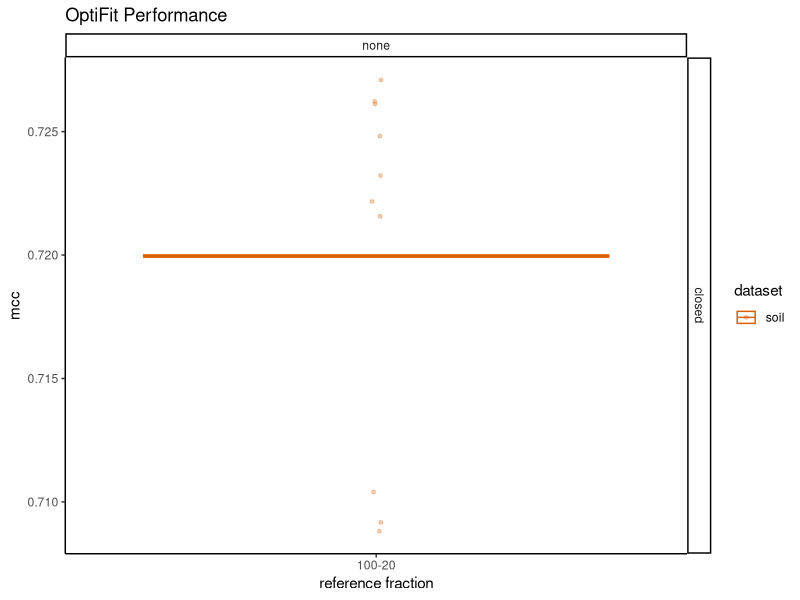

Source code (R): (Note: this script raises an error after producing the figure.)
## ---- chunk 1
knitr::opts_chunk$set(echo = TRUE,
                      message = FALSE,
                      fig.path = "figures/"
                      )
## ---- chunk 2
library(cowplot)
library(ggtext)
library(glue)
library(here)
library(knitr)
library(tidyverse)
theme_set(theme_classic())
color_palette <- RColorBrewer::brewer.pal(4, "Dark2")
dataset_colors <- c(
  human = color_palette[[3]],
  marine = color_palette[[1]],
  mouse = color_palette[[4]],
  soil = color_palette[[2]]
)
## ---- chunk 3
results <- read_tsv('subworkflows/4_fitpercent/results/full_results.tsv')
head(results)
dim(results)
## ---- chunk 4
results %>% 
  ggplot(aes(x = ref_frac, y = mcc, color = dataset)) +
  geom_jitter(size = 1, alpha = 0.3, width = 0.01) +
  stat_summary(fun = mean, geom = 'crossbar') +
  scale_color_manual(values = dataset_colors) +
  facet_grid(method ~ ref_weight) +
  labs(title='OptiFit Performance',
       x='reference fraction')
## ---- chunk 5
results %>% ggplot(aes(x=num_ref_seqs, y=s, color=dataset)) +
  geom_point(alpha = 0.3) +
  facet_grid(method ~ ref_weight) +
  scale_color_manual(values = dataset_colors) +
  scale_x_continuous(breaks = seq(0, 200000, 50000),
                     labels = c('0', '50k', '100k', '150k', '200k')) +
  labs(title = 'Runtime over reference size',
       x = '# sequences in reference',
       y = 'seconds')
results %>% 
  ggplot(aes(x=numotus, y=s, color=dataset)) +
  geom_point(alpha = 0.5) +
  facet_grid(method ~ ref_weight) +
  scale_color_manual(values = dataset_colors) +
  #scale_x_continuous(breaks = seq(0, 40000, 10000),
  #                   labels = c('0', '10k', '20k', '30k', '40k')) +
  labs(title = 'Runtime over number of OTUs',
       x = '# OTUs',
       y = 'seconds')
## ---- chunk 6
results %>% 
  group_by(dataset, ref_weight, ref_frac) %>% 
  ggplot(aes(x=ref_frac, y=fraction_mapped, color=dataset)) +
  geom_jitter(alpha = 0.5, width = 0.01, size=1) +
  scale_color_manual(values = dataset_colors) +
  facet_wrap("ref_weight") +
  ylim(0, 1) +
  labs(title="Sequences mapped during closed-reference OptiFit",
       x='reference fraction',
       y='fraction mapped')
